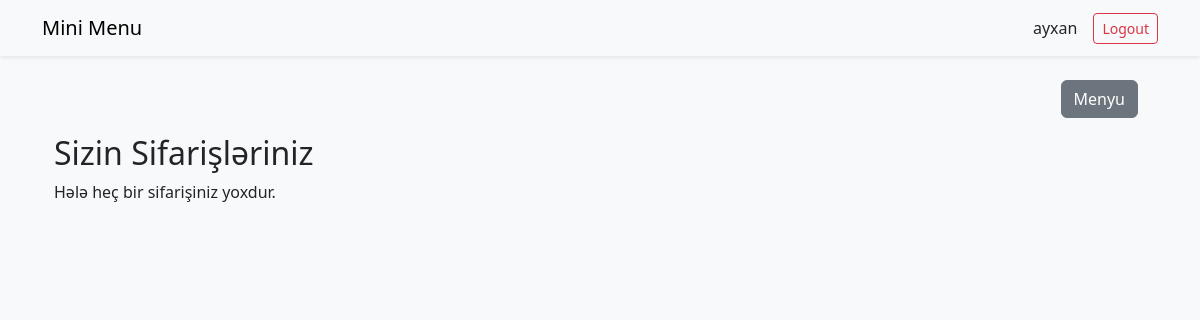
The page /orders/ (signed in) on the database as committed earlier.
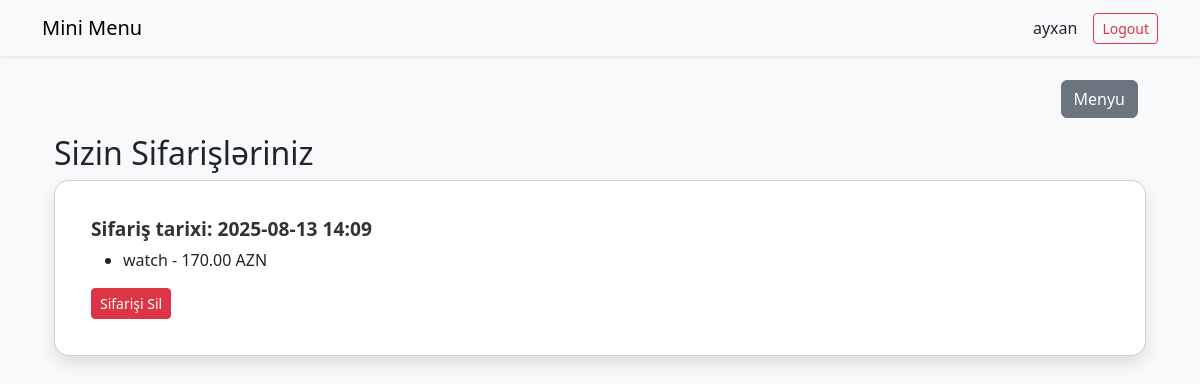
The same page on the database as committed later.
### menu/models.py (models this page shows, shortened)
class Order(models.Model):
    user = models.ForeignKey(User, on_delete=models.CASCADE, related_name='orders', verbose_name="İstifadəçi")
    items = models.ManyToManyField(MenuItem, related_name='orders', verbose_name="Sifariş elementləri")
    created_at = models.DateTimeField(auto_now_add=True, verbose_name="Sifariş tarixi")
    class Meta:
        verbose_name = "Sifariş"
        verbose_name_plural = "Sifarişlər"
        ordering = ['-created_at']

class MenuItem(models.Model):
    name = models.CharField(max_length=200, verbose_name="Məhsul adı")
    price = models.DecimalField(max_digits=8, decimal_places=2, verbose_name="Qiymət (AZN)")
    class Meta:
        verbose_name = "Məhsul"
        verbose_name_plural = "Məhsullar"
        ordering = ['name']

### menu/views.py (the view)
# urls.py: path('orders/', views.orders_view, name='orders'),
@login_required
def orders_view(request):
    orders = Order.objects.filter(user=request.user).order_by('-created_at')
    return render(request, 'orders.html', {'orders': orders})

### menu/templates/orders.html (shortened to what this page needs)
{% extends "product/layouts/base.html" %}
{% block content %}
<div class="container mt-4">
    <div class="d-flex justify-content-end mb-3">
        <a href="{% url 'menu' %}" class="btn btn-secondary me-2">Menyu</a>
    </div>
    <h2>Sizin Sifarişləriniz</h2>
    {% for order in orders %}
    <div class="card order-card" id="order-{{ order.id }}">
        <div class="card-body">
            <h5 class="card-title order-header">Sifariş tarixi: {{ order.created_at|date:"Y-m-d H:i" }}</h5>
            <ul>
                {% for item in order.items.all %}
                <li>{{ item.name }} - {{ item.price }} AZN</li>
                {% endfor %}
            </ul>
            <button class="btn btn-danger btn-sm delete-order-btn" data-id="{{ order.id }}">Sifarişi Sil</button>
        </div>
    </div>
    {% empty %}
    <p>Hələ heç bir sifarişiniz yoxdur.</p>
    {% endfor %}
</div>
{% endblock %}

Rows that differ between the two databases and show on the page:
added Order: created_at "2025-08-13 14:09"
added MenuItem: name "watch", price "170.00"
Other text that changed with them:
text no longer shown: "Hələ heç bir sifarişiniz yoxdur."
